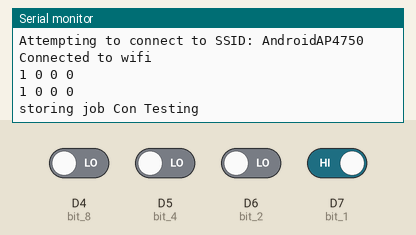
A sketch run on a simulated Arduino MKR. Parts: the last lines printed to the serial monitor. Inputs (shaded band) come from the test bench; at power-on: D7 (bit_1) HIGH, D4 (bit_8), D5 (bit_4), D6 (bit_2) LOW. WiFi joins after 1.5 s; servers stay silent unless stated.

Above: at 9.7 s.
9.8 s: D4 (bit_8) driven HIGH
At 12.0 s:
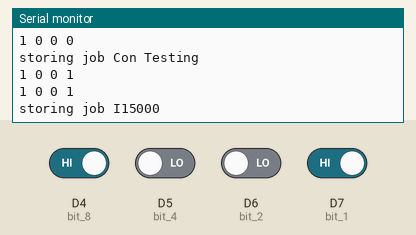
13.2 s: D6 (bit_2) driven HIGH
At 15.7 s:
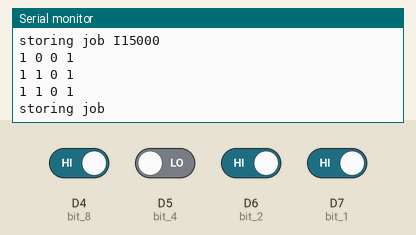
16.4 s: D7 (bit_1) driven LOW
At 19.1 s:
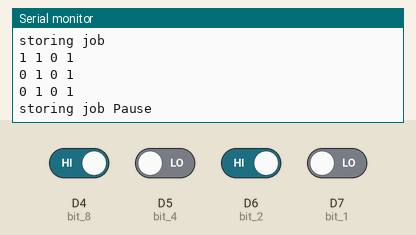
19.6 s: D4 (bit_8) driven LOW
At 21.8 s:
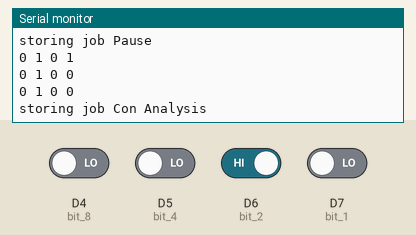
22.8 s: D5 (bit_4) driven HIGH
At 25.4 s:
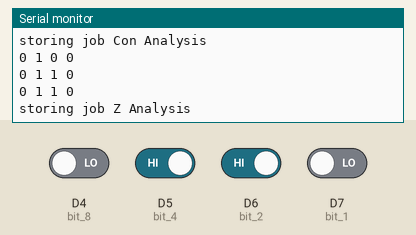
26.0 s: D6 (bit_2) driven LOW
At 28.7 s:
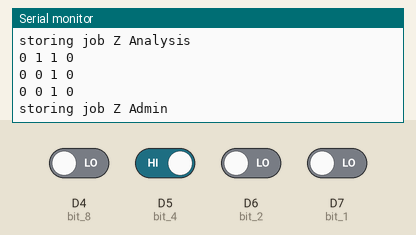

Measured:
- after the input at 9.8 s, the serial monitor: prints a new line after 0.90 s (image 1)
- after the input at 13.2 s, the serial monitor: prints a new line after 0.70 s (image 2)
- after the input at 16.4 s, the serial monitor: prints a new line after 0.70 s (image 3)
- after the input at 19.6 s, the serial monitor: prints a new line after 0.70 s (image 4)
- after the input at 22.8 s, the serial monitor: prints a new line after 0.70 s (image 5)
- after the input at 26.0 s, the serial monitor: prints a new line after 0.70 s (image 6)

The sketch:

worklogger_16.ino
```cpp
#include <SPI.h>
#include<WiFiNINA.h>

// ----------------------------------------------------
//      variables
// ----------------------------------------------------

int current_position = -1;
int new_position;               // position read from poti
int stable_count = 0;           // counts how many times current and new position are the same;
char ssid[] = "AndroidAP4750";    // your network SSID (name)
char pass[] = "aaf06d16f711";  // your network password (use for WPA, or use as key for WEP)
char server[] = "docs.google.com"; // google forms server
int status = WL_IDLE_STATUS;    //
WiFiSSLClient client;           // client object which does the calls

String jobs[11] = {
  "Con Admin",
  "Con Testing",
  "Con Analysis",
  "Con Coord",
  "Z Admin",
  "Z Coord",
  "Z Analysis",
  "Z Testing",
  "I10000",
  "I15000",
  "Pause"
};

// ----------------------------------------------------
//      functions
// ----------------------------------------------------

// define position from turn knob
int define_position() {

  int pos = current_position;

  int bit_8 = digitalRead(4);
  int bit_4 = digitalRead(5);
  int bit_2 = digitalRead(6);
  int bit_1 = digitalRead(7);

  // debug stuff
  Serial.print(bit_1);
  Serial.print(" ");
  Serial.print(bit_2);
  Serial.print(" ");
  Serial.print(bit_4);
  Serial.print(" ");
  Serial.println(bit_8);

  if      (bit_1 == 0 && bit_2 == 0 && bit_4 == 0 & bit_8 == 0) pos = 0;
  else if (bit_1 == 1 && bit_2 == 0 && bit_4 == 0 & bit_8 == 0) pos = 1;
  else if (bit_1 == 0 && bit_2 == 1 && bit_4 == 0 & bit_8 == 0) pos = 2;
  else if (bit_1 == 1 && bit_2 == 1 && bit_4 == 0 & bit_8 == 0) pos = 3;
  else if (bit_1 == 0 && bit_2 == 0 && bit_4 == 1 & bit_8 == 0) pos = 4;
  else if (bit_1 == 1 && bit_2 == 0 && bit_4 == 1 & bit_8 == 0) pos = 5;
  else if (bit_1 == 0 && bit_2 == 1 && bit_4 == 1 & bit_8 == 0) pos = 6;
  else if (bit_1 == 1 && bit_2 == 1 && bit_4 == 1 & bit_8 == 0) pos = 7;
  else if (bit_1 == 0 && bit_2 == 0 && bit_4 == 0 & bit_8 == 1) pos = 8;
  else if (bit_1 == 1 && bit_2 == 0 && bit_4 == 0 & bit_8 == 1) pos = 9;
  else if (bit_1 == 0 && bit_2 == 1 && bit_4 == 0 & bit_8 == 1) pos = 10;
  else if (bit_1 == 1 && bit_2 == 1 && bit_4 == 0 & bit_8 == 1) pos = 11;
  else if (bit_1 == 0 && bit_2 == 0 && bit_4 == 1 & bit_8 == 1) pos = 12;
  else if (bit_1 == 1 && bit_2 == 0 && bit_4 == 1 & bit_8 == 1) pos = 13;
  else if (bit_1 == 0 && bit_2 == 1 && bit_4 == 1 & bit_8 == 1) pos = 14;
  else if (bit_1 == 1 && bit_2 == 1 && bit_4 == 1 & bit_8 == 1) pos = 15;

  return pos;
}

// store job to google forms
String storeWork(int pos) {
  Serial.print("storing job ");
  Serial.println(jobs[pos]);
  String jobdata = jobs[pos];
  jobdata.replace(" ", "%20");
  if (client.connectSSL(server, 443)) {
    client.print("GET http://docs.google.com/forms/d/e/1FAIpQLSdo4mZ-P4LfauRNjesSDceLhdNDUcVl5QPq9StZG6vIGjwQng/formResponse?entry.1030855005=");
    client.print(jobdata);
    client.println(" HTTP/1.1");
    client.println("Host: docs.google.com");
    client.println("Cache-Control: no-cache");
    client.println("Connection: close");
    client.println();
    }

    return "ok";
}


// ----------------------------------------------------
//      setup
// ----------------------------------------------------
void setup() {
  Serial.begin(9600);
  pinMode(4, INPUT);  // bit_8
  pinMode(5, INPUT);  // bit_4
  pinMode(6, INPUT);  // bit_2
  pinMode(7, INPUT);  // bit_1

  // attempt to connect to Wifi network:
  while (status != WL_CONNECTED) {

    Serial.print("Attempting to connect to SSID: ");
    Serial.println(ssid);
    // Connect to WPA/WPA2 network. Change this line if using open or WEP network:
    status = WiFi.begin(ssid, pass);

    // wait 10 seconds for connection:
    delay(7000);
  }
  Serial.println("Connected to wifi");

}


// ----------------------------------------------------
//      loop
// ----------------------------------------------------
void loop() {
  // read position from turn knob
  new_position = define_position();

  if (new_position != current_position) {
    stable_count = 0;

  }
  if (stable_count == 1) {
    storeWork(new_position);
  }
  current_position = new_position;
  stable_count++;

  // Debug block
//  Serial.print(new_position);
//  Serial.print("\t");
//  Serial.print(current_position);
//  Serial.print("\t");
//  Serial.println(stable_count);

  delay(1000);
}
```
